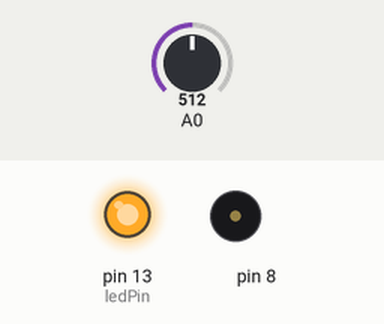
Simulated run of this sketch. Board: Arduino Uno, built with avr-gcc and run on an emulated ATmega328P. Parts: output pins drawn as LEDs (lit = HIGH), buzzer (waves = sounding). The inputs (shaded band) are chosen by the test bench; at power-on: A0 = 512.

Above: at 0.1 s.
At 5.1 s:
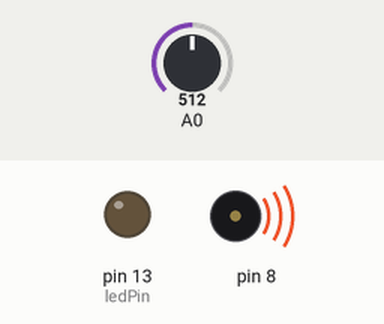
Timing chart, 0 to 6.6 s (numbered marks = the images above):
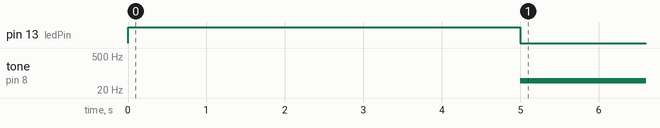

Measured:
- by itself, tone on pin 8: silent → 49 Hz at 5.0 s

The sketch:

Project_6_Light_Theremin.ino
```cpp
//Project 6 Light Theremin
//Use a phototransistor and a pizezo elemnt to make a light0based theremin

int sensorValue;
int sensorLow = 1023;
int sensorHigh = 0;

const int ledPin = 13;

void setup() {
  pinMode(ledPin, OUTPUT);
  digitalWrite(ledPin, HIGH);

  while (millis() < 5000) {
    sensorValue = analogRead(A0);
    if (sensorValue > sensorHigh) {
      sensorHigh = sensorValue;
    }
    if (sensorValue < sensorLow) {
      sensorLow = sensorValue;
    }
  }
  digitalWrite(ledPin,LOW);
}

void loop() {
  sensorValue = analogRead(A0);
  int pitch =
    map(sensorValue, sensorLow, sensorHigh, 50, 4000);
    tone(8, pitch, 20);

    delay(10);

}
```
